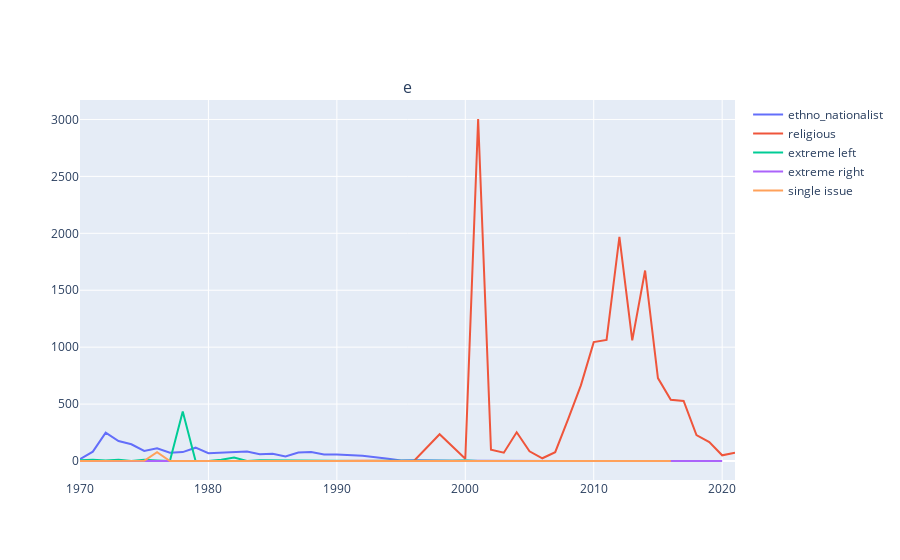

Notebook code cell kept with this figure:
### Code cell
# plot a time series of the nuumber of killed people annd wounded people by each ideology per year on the same graph with different lines per ideology

fig5 = make_subplots(rows=1, cols=1, subplot_titles=("ethno_nationalist attacks"))

fig5.add_trace(
    go.Scatter(x=df_ethno_nationalist.groupby('iyear').sum().reset_index()['iyear'], y=df_ethno_nationalist.groupby('iyear').sum().reset_index()['nkill'], name = 'ethno_nationalist'),
    row = 1, col = 1
)

fig5.add_trace(
    go.Scatter(x=df_religious.groupby('iyear').sum().reset_index()['iyear'], y=df_religious.groupby('iyear').sum().reset_index()['nkill'], name = 'religious'),
    row = 1, col = 1
)

fig5.add_trace(
    go.Scatter(x=df_extreme_left.groupby('iyear').sum().reset_index()['iyear'], y=df_extreme_left.groupby('iyear').sum().reset_index()['nkill'], name = 'extreme left'),
    row = 1, col = 1
)

fig5.add_trace(
    go.Scatter(x=df_extreme_right.groupby('iyear').sum().reset_index()['iyear'], y=df_extreme_right.groupby('iyear').sum().reset_index()['nkill'], name = 'extreme right'),
    row = 1, col = 1
)

fig5.add_trace(
    go.Scatter(x=df_single_issue.groupby('iyear').sum().reset_index()['iyear'], y=df_single_issue.groupby('iyear').sum().reset_index()['nkill'], name = 'single issue'),
    row = 1, col = 1
)

fig5.show()

### Figure 1 — Plotly figure (JSON) as saved in the notebook; plotly's stock layout.template omitted (floating-point values rounded to 4 significant figures)
{"data": [{"name": "ethno_nationalist", "type": "scatter", "x": [1970, 1971, 1972, 1973, 1974, 1975, 1976, 1977, 1978, 1979, 1980, 1981, 1982, 1983, 1984, 1985, 1986, 1987, 1988, 1989, 1990, 1991, 1992, 1994, 1995, 1996, 1997, 1998, 1999, 2000, 2002, 2003, 2005, 2006, 2008, 2011, 2013], "xaxis": "x", "y": [17, 82, 249, 175, 147, 88, 111, 72, 78, 117, 69, 75, 84, 84, 59, 63, 40, 74, 78, 58, 58, 52, 46, 20, 4, 6, 3, 3, 2, 2, 0, 0, 0, 1, 0, 0, 0], "yaxis": "y"}, {"name": "religious", "type": "scatter", "x": [1982, 1983, 1984, 1990, 1992, 1996, 1998, 2000, 2001, 2002, 2003, 2004, 2005, 2006, 2007, 2008, 2009, 2010, 2011, 2012, 2013, 2014, 2015, 2016, 2017, 2018, 2019, 2020, 2021], "xaxis": "x", "y": [0, 1, 0, 1, 3, 0, 235, 19, 3004, 100, 73, 252, 85, 24, 77, 365, 664, 1044, 1064, 1968, 1059, 1673, 728, 537, 528, 227, 166, 50, 72], "yaxis": "y"}, {"name": "extreme left", "type": "scatter", "x": [1970, 1971, 1972, 1973, 1974, 1975, 1976, 1977, 1978, 1979, 1980, 1981, 1982, 1983, 1984, 1985, 1987, 1991, 1992, 1994, 1996, 1998, 1999, 2000, 2001, 2013], "xaxis": "x", "y": [6, 11, 5, 10, 1, 10, 5, 0, 435, 1, 1, 11, 30, 0, 7, 6, 0, 0, 0, 2, 0, 3, 3, 5, 0, 0], "yaxis": "y"}, {"name": "extreme right", "type": "scatter", "x": [1970, 1971, 1972, 1973, 1975, 1978, 1979, 1980, 1981, 1982, 1983, 1984, 1986, 1987, 1990, 1991, 1992, 1995, 1996, 1999, 2008, 2009, 2012, 2014, 2016, 2017, 2020], "xaxis": "x", "y": [0, 0, 0, 1, 0, 0, 5, 0, 1, 1, 2, 2, 0, 1, 0, 2, 0, 1, 0, 0, 0, 2, 0, 1, 0, 0, 0], "yaxis": "y"}, {"name": "single issue", "type": "scatter", "x": [1970, 1971, 1972, 1973, 1974, 1975, 1976, 1977, 1978, 1979, 1980, 1981, 1982, 1983, 1984, 1985, 1987, 1988, 1989, 1990, 1991, 1992, 1994, 1995, 1996, 1997, 1998, 1999, 2000, 2001, 2002, 2003, 2004, 2005, 2006, 2007, 2008, 2009, 2010, 2011, 2013, 2014, 2015, 2016], "xaxis": "x", "y": [1, 0, 0, 0, 1, 2, 77, 0, 0, 3, 1, 0, 0, 0, 0, 0, 0, 0, 2, 0, 0, 0, 0, 0, 1, 0, 2, 0, 0, 0, 0, 0, 0, 0, 0, 0, 0, 0, 0, 0, 0, 0, 0, 0], "yaxis": "y"}], "layout": {"annotations": [{"font": {"size": 16}, "showarrow": false, "text": "e", "x": 0.5, "xanchor": "center", "xref": "paper", "y": 1, "yanchor": "bottom", "yref": "paper"}], "xaxis": {"anchor": "y", "domain": [0, 1]}, "yaxis": {"anchor": "x", "domain": [0, 1]}}}
